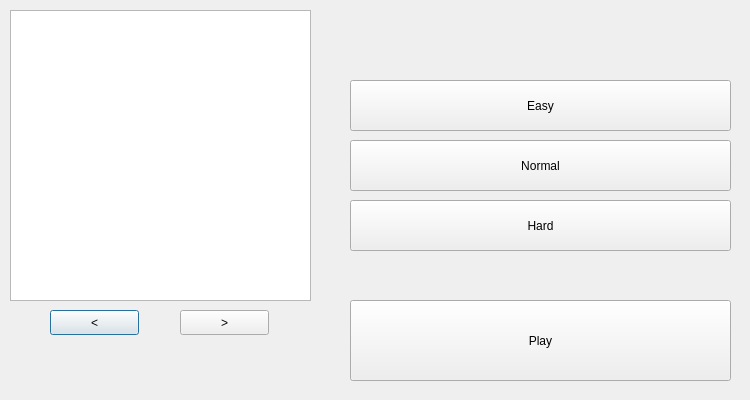
<?xml version="1.0" encoding="UTF-8"?>
<ui version="4.0">
 <class>CharacterChoice</class>
 <widget class="QDialog" name="CharacterChoice">
  <property name="geometry">
   <rect>
    <x>0</x>
    <y>0</y>
    <width>750</width>
    <height>400</height>
   </rect>
  </property>
  <property name="windowTitle">
   <string>Dialog</string>
  </property>
  <widget class="QPushButton" name="left">
   <property name="geometry">
    <rect>
     <x>50</x>
     <y>310</y>
     <width>89</width>
     <height>25</height>
    </rect>
   </property>
   <property name="text">
    <string>&lt;</string>
   </property>
  </widget>
  <widget class="QPushButton" name="right">
   <property name="geometry">
    <rect>
     <x>180</x>
     <y>310</y>
     <width>89</width>
     <height>25</height>
    </rect>
   </property>
   <property name="text">
    <string>&gt;</string>
   </property>
  </widget>
  <widget class="QGraphicsView" name="graphicsView">
   <property name="geometry">
    <rect>
     <x>10</x>
     <y>10</y>
     <width>301</width>
     <height>291</height>
    </rect>
   </property>
  </widget>
  <widget class="QPushButton" name="easy">
   <property name="geometry">
    <rect>
     <x>350</x>
     <y>80</y>
     <width>381</width>
     <height>51</height>
    </rect>
   </property>
   <property name="text">
    <string>Easy</string>
   </property>
  </widget>
  <widget class="QPushButton" name="normal">
   <property name="geometry">
    <rect>
     <x>350</x>
     <y>140</y>
     <width>381</width>
     <height>51</height>
    </rect>
   </property>
   <property name="text">
    <string>Normal</string>
   </property>
  </widget>
  <widget class="QPushButton" name="hard">
   <property name="geometry">
    <rect>
     <x>350</x>
     <y>200</y>
     <width>381</width>
     <height>51</height>
    </rect>
   </property>
   <property name="text">
    <string>Hard</string>
   </property>
  </widget>
  <widget class="QPushButton" name="play">
   <property name="geometry">
    <rect>
     <x>350</x>
     <y>300</y>
     <width>381</width>
     <height>81</height>
    </rect>
   </property>
   <property name="text">
    <string>Play</string>
   </property>
  </widget>
 </widget>
 <resources/>
 <connections/>
</ui>
